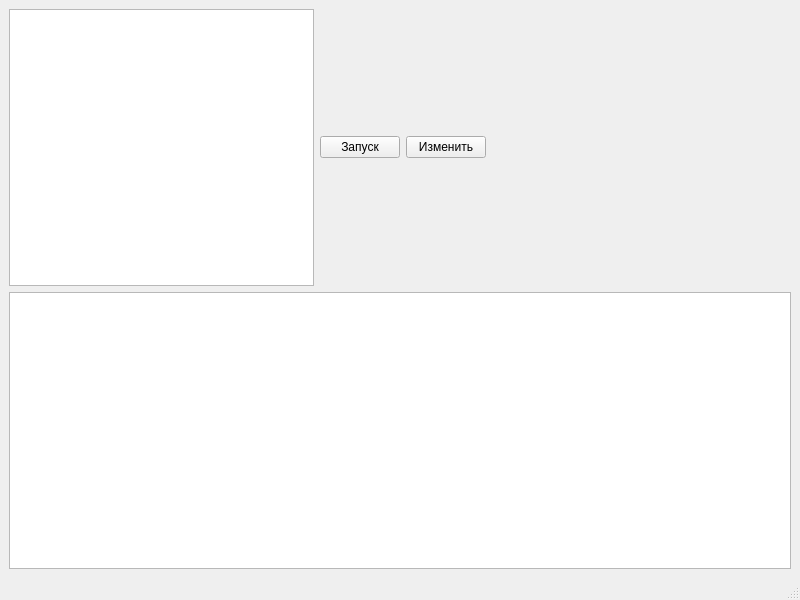
<?xml version="1.0" encoding="UTF-8"?>
<ui version="4.0">
 <class>MainWindow</class>
 <widget class="QMainWindow" name="MainWindow">
  <property name="geometry">
   <rect>
    <x>0</x>
    <y>0</y>
    <width>800</width>
    <height>600</height>
   </rect>
  </property>
  <property name="windowTitle">
   <string>MainWindow</string>
  </property>
  <widget class="QWidget" name="centralwidget">
   <layout class="QVBoxLayout" name="verticalLayout">
    <item>
     <layout class="QHBoxLayout" name="horizontalLayout">
      <item>
       <widget class="QTextEdit" name="textEdit"/>
      </item>
      <item>
       <widget class="QPushButton" name="pushButton">
        <property name="text">
         <string>Запуск</string>
        </property>
       </widget>
      </item>
      <item>
       <widget class="QPushButton" name="editButton">
        <property name="text">
         <string>Изменить</string>
        </property>
       </widget>
      </item>
      <item>
       <spacer name="horizontalSpacer">
        <property name="orientation">
         <enum>Qt::Horizontal</enum>
        </property>
        <property name="sizeHint" stdset="0">
         <size>
          <width>40</width>
          <height>20</height>
         </size>
        </property>
       </spacer>
      </item>
     </layout>
    </item>
    <item>
     <widget class="QTableWidget" name="tableWidget"/>
    </item>
   </layout>
  </widget>
  <widget class="QMenuBar" name="menubar">
   <property name="geometry">
    <rect>
     <x>0</x>
     <y>0</y>
     <width>800</width>
     <height>21</height>
    </rect>
   </property>
  </widget>
  <widget class="QStatusBar" name="statusbar"/>
 </widget>
 <resources/>
 <connections/>
</ui>
